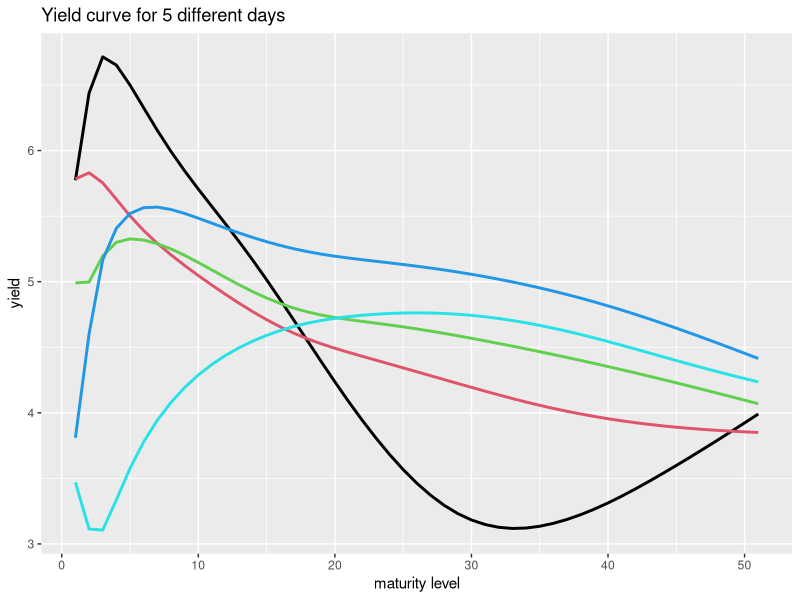
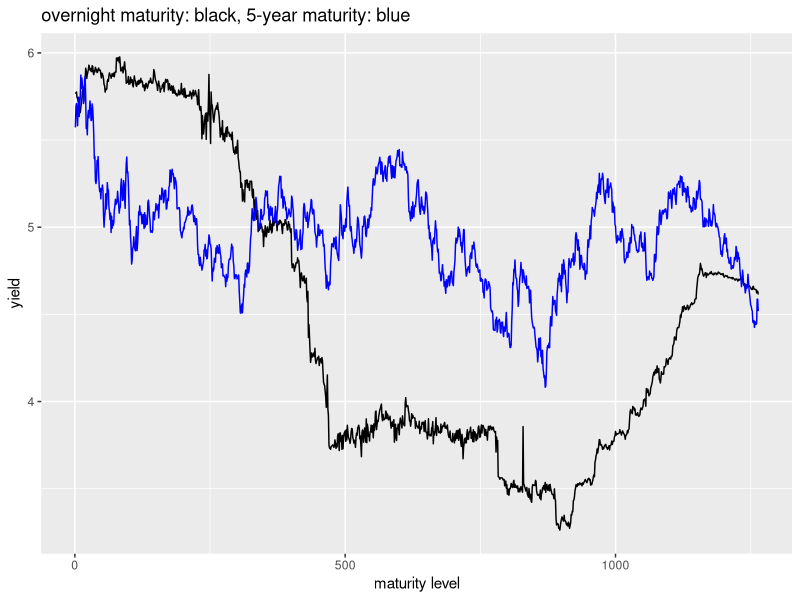
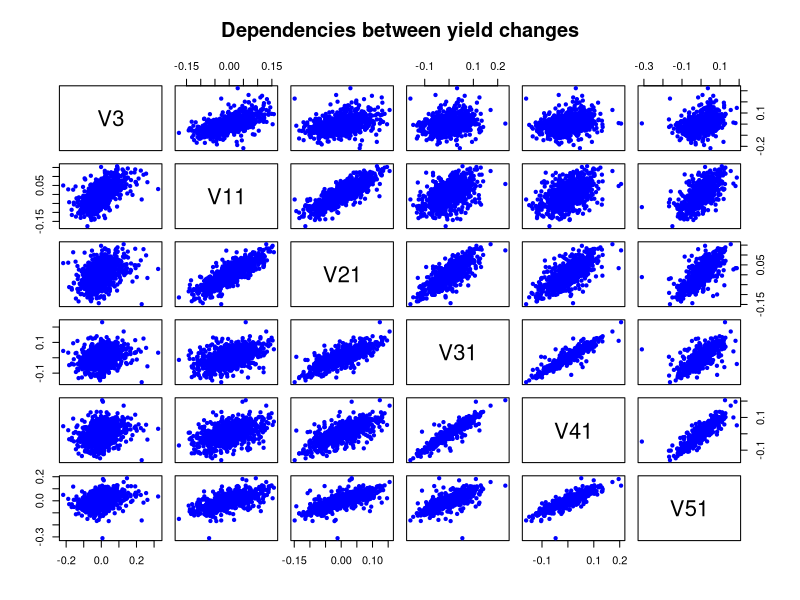
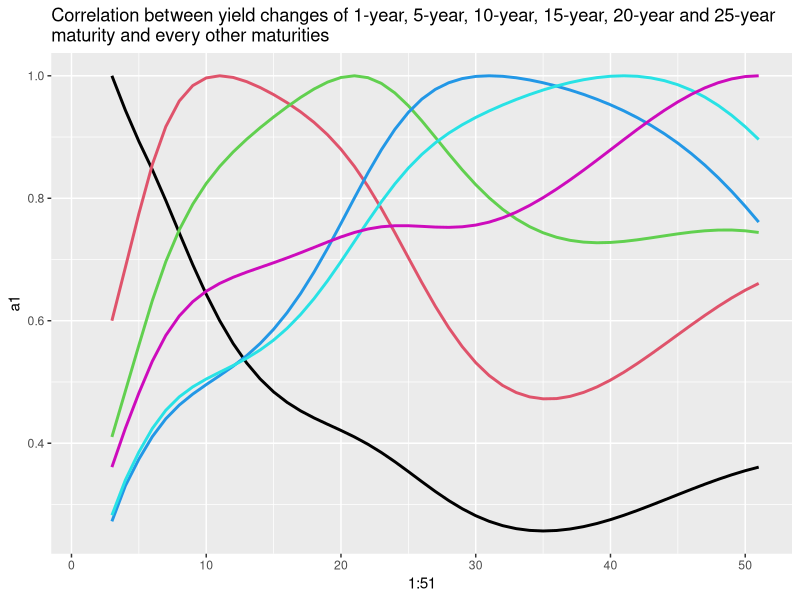
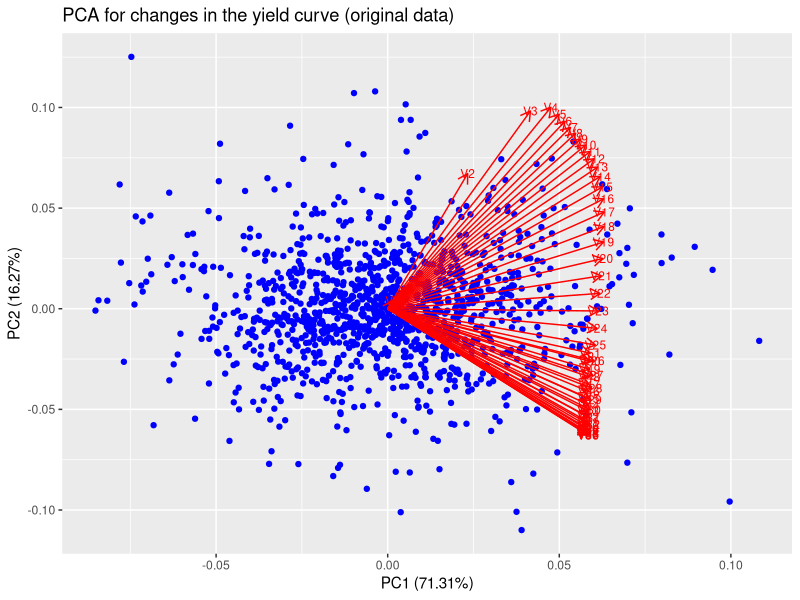
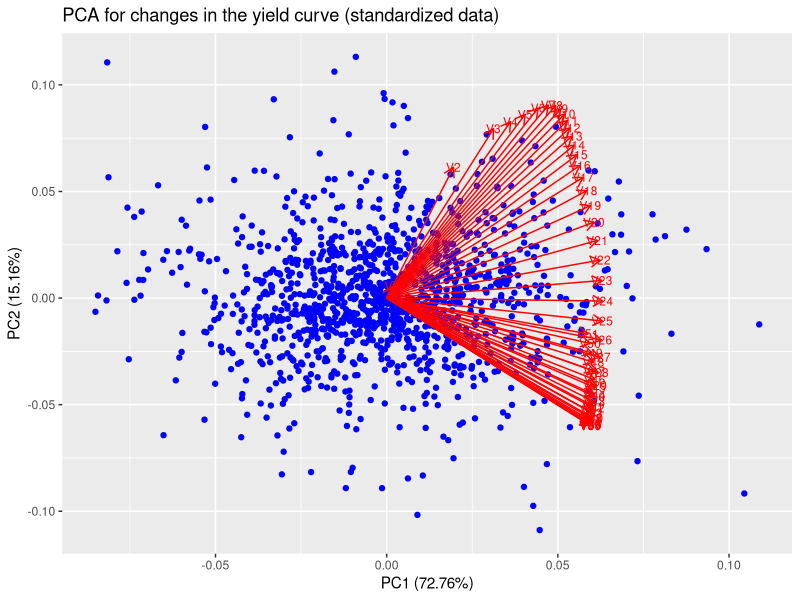
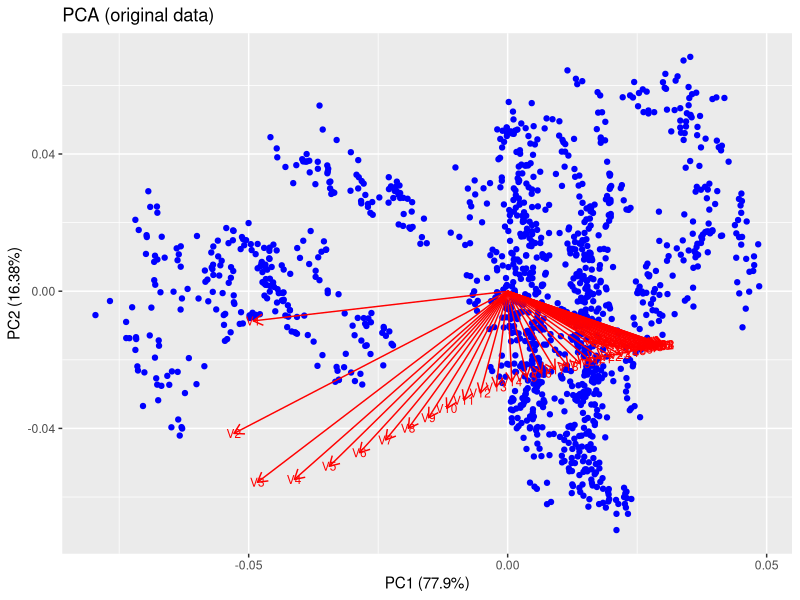

R code for these plots, in order:
## ---- chunk 1
knitr::opts_chunk$set(echo = TRUE)
## ---- chunk 2
Data=data.matrix(read.table("InterestRates.txt", header=FALSE))
## ---- chunk 3
library(ggplot2)
d1 <- NULL
for (i in 1:ncol(Data)) {
  d1[i] <- Data[1,i]
}
d200 <- NULL
for (i in 1:ncol(Data)) {
  d200[i] <- Data[200,i]
}
d400<- NULL
for (i in 1:ncol(Data)) {
  d400[i] <- Data[400,i]
}
d600 <- NULL
for (i in 1:ncol(Data)) {
  d600[i] <- Data[600,i]
}
d800 <- NULL
for (i in 1:ncol(Data)) {
  d800[i] <- Data[800,i]
}
ggplot() + 
  geom_line(mapping = aes(x=1:51, y=d1), col = 1, size = 1) + 
  geom_line(mapping = aes(x=1:51, y=d200), col = 2, size = 1) + 
  geom_line(mapping = aes(x=1:51, y=d400), col = 3, size = 1) + 
  geom_line(mapping = aes(x=1:51, y=d600), col = 4, size = 1) +  
  geom_line(mapping = aes(x=1:51, y=d800), col = 5, size = 1) +
  labs(x="maturity level", y="yield") +
  ggtitle("Yield curve for 5 different days")
## ---- chunk 4
v1 <- NULL
for (i in 1:nrow(Data)) {
  v1[i] <- Data[i, 1]
}
v11 <- NULL
for (i in 1:nrow(Data)) {
  v11[i] <- Data[i, 11]
}
ggplot() +
  geom_line(mapping = aes(x=1:nrow(Data), y=v1), col = "black") +
  geom_line(mapping = aes(x=1:nrow(Data), y=v11), col = "blue") +
  labs(x="maturity level", y="yield") +
  ggtitle("overnight maturity: black, 5-year maturity: blue")
## ---- chunk 5
Change <- Data[2:1264,] - Data[1:1263,]
pairs(~V3 + V11 + V21 + V31 + V41 + V51, data=Change, pch=20, col="blue", 
      main = "Dependencies between yield changes")
## ---- chunk 6
a1<- NULL
for (i in 3:51) {
  a1[i] <- cor(Change[,3], Change[,i])
}
a11<- NULL
for (i in 3:51) {
  a11[i] <- cor(Change[,11], Change[,i])
}
a21<- NULL
for (i in 3:51) {
  a21[i] <- cor(Change[,21], Change[,i])
}
a31<- NULL
for (i in 3:51) {
  a31[i] <- cor(Change[,31], Change[,i])
}
a41<- NULL
for (i in 3:51) {
  a41[i] <- cor(Change[,41], Change[,i])
}
a51<- NULL
for (i in 3:51) {
  a51[i] <- cor(Change[,51], Change[,i])
}
ggplot() + 
  geom_line(mapping = aes(x=1:51, y=a1), col = 1, size = 1) + 
  geom_line(mapping = aes(x=1:51, y=a11), col = 2, size = 1) + 
  geom_line(mapping = aes(x=1:51, y=a21), col = 3, size = 1) + 
  geom_line(mapping = aes(x=1:51, y=a31), col = 4, size = 1) +  
  geom_line(mapping = aes(x=1:51, y=a41), col = 5, size = 1) +
  geom_line(mapping = aes(x=1:51, y=a51), col = 6, size = 1) +
  ggtitle("Correlation between yield changes of 1-year, 5-year, 10-year, 15-year, 20-year and 25-year \nmaturity and every other maturities")
## ---- chunk 7
Change.PCA <- prcomp(Change)
library(ggfortify)
autoplot(Change.PCA, loadings = TRUE, loadings.label = TRUE, loadings.label.size = 3, col = "blue", 
         main = "PCA for changes in the yield curve (original data)")
summary(Change.PCA)
## ---- chunk 8
PC <- Change.PCA$rotation
round(PC[,1], digits = 3)
## ---- chunk 9
round(PC[,2], digits = 3)
## ---- chunk 10
round(PC[,3], digits = 3)
## ---- chunk 11
round(PC[,4], digits = 3)
## ---- chunk 12
Change_scaled <- scale(Change)
Change_scaled.PCA <- prcomp(Change_scaled)
autoplot(Change_scaled.PCA, loadings = TRUE, loadings.label = TRUE, loadings.label.size = 3, 
         col = "blue", main = "PCA for changes in the yield curve (standardized data)")
## ---- chunk 13
Data.PCA <- prcomp(Data)
autoplot(Data.PCA, loadings = TRUE, loadings.label = TRUE, loadings.label.size = 3, col = "blue", 
         main = "PCA (original data)")
summary(Data.PCA)
## ---- chunk 14
Data.PC <- Data.PCA$rotation
round(Data.PC[,1], digits = 3)
## ---- chunk 15
round(Data.PC[,2], digits = 3)
## ---- chunk 16
round(Data.PC[,3], digits = 3)
